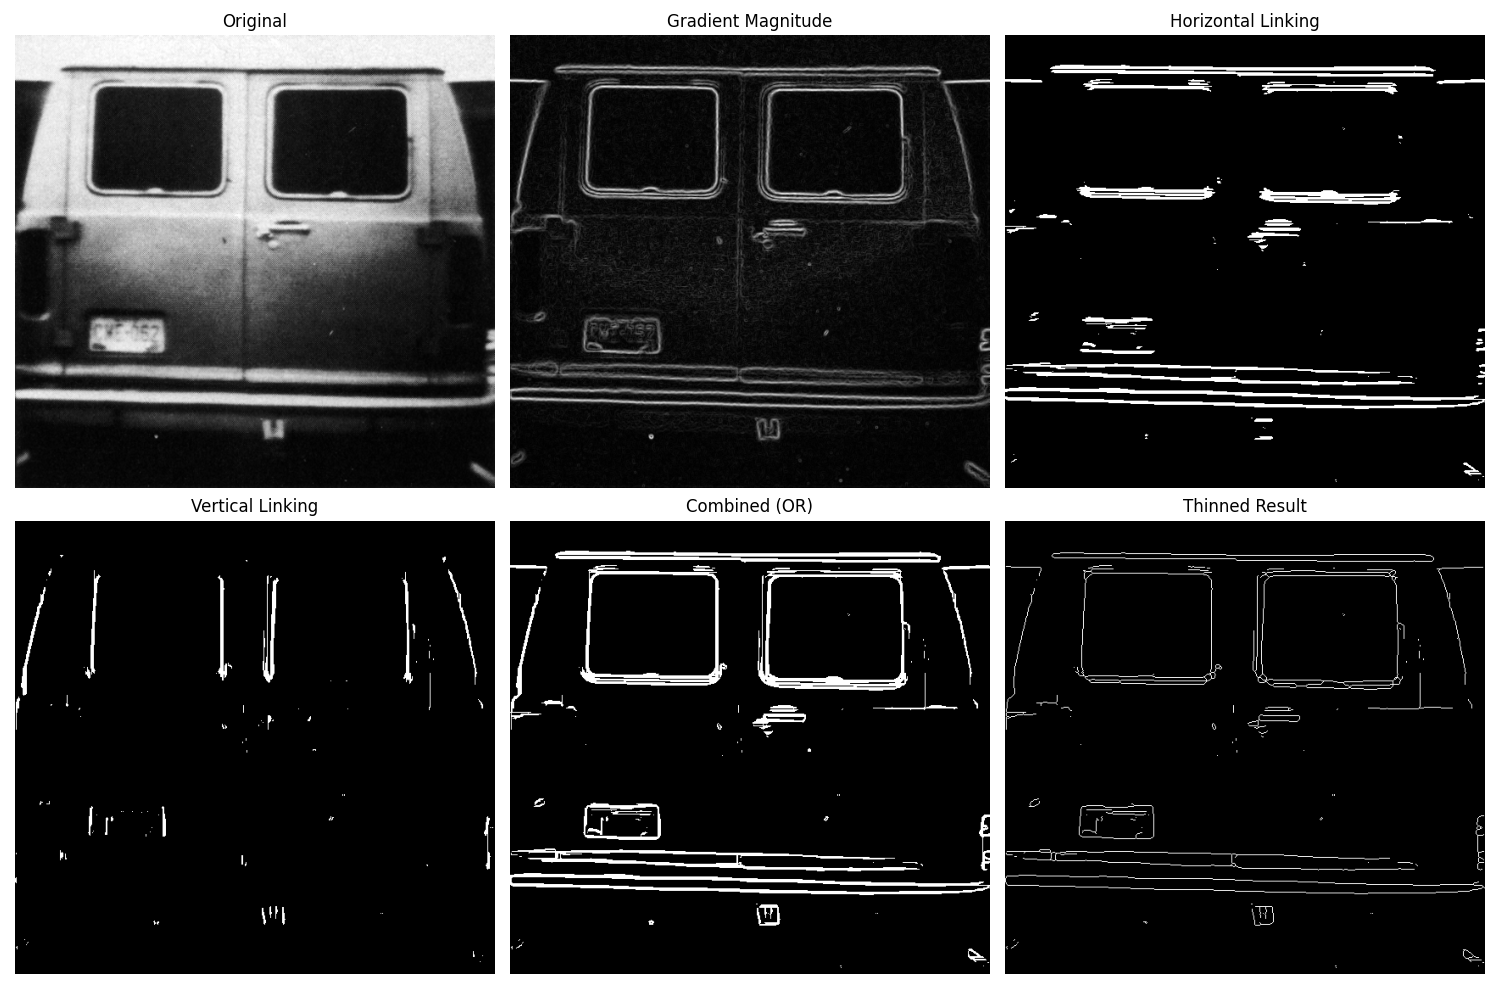

Reproduce this figure in Python.

import sys
import os
import numpy as np
import matplotlib.pyplot as plt
from skimage.io import imread
from skimage.util import img_as_float
from skimage.morphology import thin
from libDIPUM.edgelinklocal import edgelinklocal
from libDIPUM.data_path import dip_data

print("Running Figure1027 (Local Edge Linking)...")

# Data
# Filename in script is 'van-rear.tif'.
# I'll rely on the finding tool or standard paths.

img_path = dip_data('van-rear.tif')

f = img_as_float(imread(img_path))

# Detection and linking in the vertical direction:
# [GV, MAGV, ANGLEV, Gxv, Gyv] = edgelinklocal(f', .30, 90, 45, 25);
# Transpose input f
ft = f.T
GV_t, MAGV_t, ANGLEV_t, Gxv_t, Gyv_t = edgelinklocal(ft, 0.30, 90, 45, 25)

# Transpose back
GV = GV_t.T
MAGV = MAGV_t.T
# ANGLEV = ANGLEV_t.T
# Gxv = Gxv_t.T
# Gyv = Gyv_t.T

# Detection and linking in the horizontal direction:
# [GH, MAGH, ANGLEH, Gxh, Gyh] = edgelinklocal(f, .30, 90, 45, 25);
GH, MAGH, ANGLEH, Gxh, Gyh = edgelinklocal(f, 0.30, 90, 45, 25)

# Logical OR
# G = GH | GV;
G = (GH > 0) | (GV > 0)

# Thinning
# Gthin = bwmorph (G,'thin',Inf);
# skimage.morphology.thin returns bool
Gthin = thin(G)

# Display
fig, axes = plt.subplots(2, 3, figsize=(15, 10))
axes = axes.flatten()

axes[0].imshow(f, cmap='gray')
axes[0].set_title('Original')
axes[0].axis('off')

axes[1].imshow(MAGH, cmap='gray')
axes[1].set_title('Gradient Magnitude') # MAGH ~ MAGV
axes[1].axis('off')

axes[2].imshow(GH, cmap='gray')
axes[2].set_title('Horizontal Linking')
axes[2].axis('off')

axes[3].imshow(GV, cmap='gray')
axes[3].set_title('Vertical Linking')
axes[3].axis('off')

axes[4].imshow(G, cmap='gray')
axes[4].set_title('Combined (OR)')
axes[4].axis('off')

axes[5].imshow(Gthin, cmap='gray')
axes[5].set_title('Thinned Result')
axes[5].axis('off')

plt.tight_layout()
plt.savefig('Figure1027.png')
print("Saved Figure1027.png")
plt.show()
